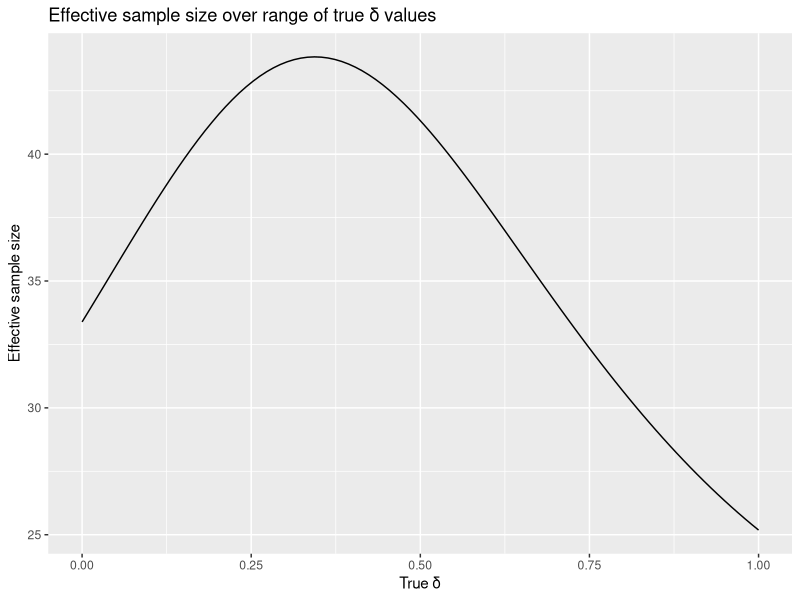

Write R code to recreate this figure.
## ---- chunk 1
knitr::opts_chunk$set(echo = TRUE)

# load required libraries
library(mvtnorm)
## ---- chunk 2
theta <- 0
sigma2 <- 1

z_vec <- c()

for (i in 1:50000) {
  x1 <- rnorm(20)
  x2 <- rnorm(20)

  mean.diff <- mean(x1 - x2)

  z <- mean.diff * sqrt( 20 / (2*sigma2) )
  
  z_vec[i] <-  z
}

mean(z_vec <= 0)
## ---- chunk 3
for (i in 1:50000) {
  x1 <- rnorm(20)
  x2 <- rnorm(20)

  mean.diff <- mean(x1 - x2)

  z <- mean.diff * sqrt( 20 / (2*sigma2) )
  
  z_vec[i] <-  z
}

mean(z_vec >= 2.5)
## ---- chunk 4
theta <- 0.5
sigma2 <- 1

z_vec <- c()

for (i in 1:50000) {
  x1 <- rnorm(20, mean = theta, sd = sqrt(sigma2))
  x2 <- rnorm(20)

  mean.diff <- mean(x1 - x2)

  z <- mean.diff * sqrt( 20 / (2*sigma2) )
  
  z_vec[i] <-  z
}

mean(z_vec <= 0)
## ---- chunk 5
theta <- 0.5
sigma2 <- 1

z_vec <- c()

for (i in 1:50000) {
  x1 <- rnorm(20, mean = theta, sd = sqrt(sigma2))
  x2 <- rnorm(20)

  mean.diff <- mean(x1 - x2)

  z <- mean.diff * sqrt( 20 / (2*sigma2) )
  
  z_vec[i] <-  z
}

mean(z_vec >= 2.5)
## ---- chunk 6
theta <- 0
sigma2 <- 1

z_vec <- c()
z2_vec <- c()
z3_vec <- c()

analysis2_count <- 0
analysis3_count <- 0

for (i in 1:100000) {
  x1 <- rnorm(20)
  x2 <- rnorm(20)

  mean.diff <- mean(x1 - x2)

  z <- mean.diff * sqrt( 20 / (2*sigma2) )
  
  z_vec[i] <-  z
  
  if ( (z > 0) & (z < 2.5) ) {
    
    analysis2_count <- analysis2_count + 1
    
    x3 <- rnorm(20)
    x4 <- rnorm(20)
    
    x1 <- c(x1, x3)
    x2 <- c(x2, x4)
    
    mean.diff <- mean(x1 - x2)
    
    z2 <- mean.diff * sqrt( 40 / (2*sigma2) )
    
    z2_vec[analysis2_count] <- z2
    
    if ( (z2 > 0.75) & (z2 < 2) ) {
      
      analysis3_count <- analysis3_count + 1
      
      x5 <- rnorm(20)
      x6 <- rnorm(20)
    
      x1 <- c(x1, x3, x5)
      x2 <- c(x2, x4, x6)
    
      mean.diff <- mean(x1 - x2)
    
      z3 <- mean.diff * sqrt( 60 / (2*sigma2) )
    
      z3_vec[analysis3_count] <- z3
      
    }
    
  }
  
}
## ---- chunk 7
mean(z_vec <= 0)

mean(z_vec > 0 & z_vec < 2.5) * mean(z2_vec <= 0.75) 

mean(z_vec > 0 & z_vec < 2.5) * mean(z2_vec > 0.75 & z2_vec < 2) * mean(z3_vec < 1.5)
## ---- chunk 8
mean(z_vec > 2.5)

mean(z_vec > 0 & z_vec < 2.5) * mean(z2_vec > 2) 

mean(z_vec > 0 & z_vec < 2.5) * mean(z2_vec > 0.75 & z2_vec < 2) * mean(z3_vec > 1.5)
## ---- chunk 9
theta <- 0.5
sigma2 <- 1

z_vec <- c()
z2_vec <- c()
z3_vec <- c()

analysis2_count <- 0
analysis3_count <- 0

for (i in 1:100000) {
  x1 <- rnorm(20, mean = theta)
  x2 <- rnorm(20)

  mean.diff <- mean(x1 - x2)

  z <- mean.diff * sqrt( 20 / (2*sigma2) )
  
  z_vec[i] <-  z
  
  if ( (z > 0) & (z < 2.5) ) {
    
    analysis2_count <- analysis2_count + 1
    
    x3 <- rnorm(20, mean = theta)
    x4 <- rnorm(20)
    
    x1 <- c(x1, x3)
    x2 <- c(x2, x4)
    
    mean.diff <- mean(x1 - x2)
    
    z2 <- mean.diff * sqrt( 40 / (2*sigma2) )
    
    z2_vec[analysis2_count] <- z2
    
    if ( (z2 > 0.75) & (z2 < 2) ) {
      
      analysis3_count <- analysis3_count + 1
      
      x5 <- rnorm(20, mean = theta)
      x6 <- rnorm(20)
    
      x1 <- c(x1, x3, x5)
      x2 <- c(x2, x4, x6)
    
      mean.diff <- mean(x1 - x2)
    
      z3 <- mean.diff * sqrt( 60 / (2*sigma2) )
    
      z3_vec[analysis3_count] <- z3
      
    }
    
  }
  
}
## ---- chunk 10
mean(z_vec <= 0)

mean(z_vec > 0 & z_vec < 2.5) * mean(z2_vec <= 0.75) 

mean(z_vec > 0 & z_vec < 2.5) * mean(z2_vec > 0.75 & z2_vec < 2) * mean(z3_vec <= 1.5)
## ---- chunk 11
mean(z_vec > 2.5)

mean(z_vec > 0 & z_vec < 2.5) * mean(z2_vec >= 2) 

mean(z_vec > 0 & z_vec < 2.5) * mean(z2_vec > 0.75 & z2_vec < 2) * mean(z3_vec >= 1.5)
## ---- chunk 12
gsd_simulations <- function(n_analyses = 3, 
                            upper_bounds = c(2.5, 2, 1.5),
                            lower_bounds = c(0, 0.75, 1.5),
                            n_patients = c(20, 40, 60),
                            null_hypothesis = 0,
                            alt_hypothesis = 0.5,
                            variance = 1) {
  
  # sanity checks
  if(length(upper_bounds) != n_analyses) print("Warning: number of upper bounds must equal number of analyses")
  if(length(lower_bounds) != n_analyses) print("Warning: number of lower bounds must equal number of analyses")
  if(length(n_patients) != n_analyses) print("Warning: number of patients vector must equal number of analyses")
  
  if(length(upper_bounds) != length(lower_bounds)) {
    print("Warning: number of upper bounds must equal number of analyses")
  }
  
  # assign values for null and alt hypotheses
  theta_0 <- null_hypothesis
  delta <- alt_hypothesis
  
  # empty mean vectors to fill
  mean_0 <- c()
  mean_1 <- c()
  
  # need to parse the upper and lower boundaries of the design
  # for futility and efficacy, must put the bounds of integration correctly 
  # for pmvnorm
  futility_l_bounds <- list()
  futility_u_bounds <- list()
  efficacy_l_bounds <- list()
  efficacy_u_bounds <- list()

  n_analyses <- length(upper_bounds)

  for (i in 1:n_analyses) {
    
    # special case of i = 1
    if (i == 1) {
      futility_l_bounds[[i]] <- lower_bounds[i]
      futility_u_bounds[[i]] <- upper_bounds[i]
      efficacy_l_bounds[[i]] <- lower_bounds[i]
      efficacy_u_bounds[[i]] <- upper_bounds[i]
      next
    }
    
    # all other cases
    futility_l_bounds[[i]] <- c(lower_bounds[1:i-1], -Inf)
    futility_u_bounds[[i]] <- c(upper_bounds[1:i-1], lower_bounds[i])
    
    efficacy_l_bounds[[i]] <- c(lower_bounds[1:i-1], upper_bounds[i])
    efficacy_u_bounds[[i]] <- c(upper_bounds[1:i-1], Inf)
  }
  
  # list of probabilities to return
  probs_to_return <- list()
  
  # list of SIGMAs
  SIGMA_list <- list()
    
  for (i in 1:n_analyses) {
    if (i == 1) next
    
    # start with diagonal matrix for SIGMA
    SIGMA <- diag(nrow = i)
    
    # n = 2, need to fill all but 11, 22
    # n = 3, need to fill all but 11, 22, 33
    # n = 4, need to fill all but 11, 22, 33, 44
    # etc. 
    for(i in 1:i) {
      for(j  in 1:i) {
        
        # leave the 1s on the diagonal, skip this iteration of for loop
        if(i == j) next
        
        # when i is less than j, the lower number of patients will be in numerator
        if(i < j) SIGMA[i,j] <- sqrt(n_patients[i] / n_patients[j])
        
        # when i is greater than j, the lower number of patients will be in numerator
        if(i > j) SIGMA[i,j] <- sqrt(n_patients[j] / n_patients[i])
        
      }
    }
    
    SIGMA_list[[i]] <- SIGMA
  }
  
  
  for (i in 1:n_analyses) {
    
    ##############
    # ANALYSIS 1 #
    ##############
    if(i == 1) {
      # mean under null
      mean_0[i] <- theta_0 * sqrt(n_patients[i]/(2*variance))
      
      # mean under alternative
      mean_1[i] <- delta * sqrt(n_patients[i]/(2*variance))
      
      # prob stop for futility, null
      futility_null <- pnorm(futility_l_bounds[[i]], 
                             mean = mean_0, 
                             sd = sqrt(variance))
      
      # prob stop for efficacy, null
      efficacy_null <- pnorm(efficacy_u_bounds[[i]], 
                             mean = mean_0, 
                             sd = sqrt(variance), 
                             lower.tail = FALSE)
  
      # prob stop for futility, alt
      futility_alt <- pnorm(futility_l_bounds[[i]], 
                            mean = mean_1, 
                            sd = sqrt(variance))
      
      # prob stop for efficacy
      efficacy_alt <- pnorm(efficacy_u_bounds[[i]], 
                            mean = mean_1, 
                            sd = sqrt(variance), 
                            lower.tail = FALSE)
      
      probs_to_return[[i]] <- c(futility_null, efficacy_null, futility_alt, efficacy_alt)
      names(probs_to_return[[i]]) <- c("futility_null", "efficacy_null", "futility_alt", "efficacy_alt")
      
      next
    }
    
    ######################
    # ALL OTHER ANALYSES #
    ######################
    
    # next mean under null
    mean_0[i] <- theta_0 * sqrt(n_patients[i] / (2 * variance))
    
    # next mean under alternative
    mean_1[i] <- delta * sqrt(n_patients[i]/ (2*variance))
    
    # bounds for these will be same
    # futility under null
    futility_null <- pmvnorm(lower = futility_l_bounds[[i]], 
                             upper = futility_u_bounds[[i]], 
                             mean = mean_0, corr = SIGMA_list[[i]])
    # futility under alt
    futility_alt <- pmvnorm(lower = futility_l_bounds[[i]], 
                            upper = futility_u_bounds[[i]], 
                            mean = mean_1, corr = SIGMA_list[[i]])
    
    # bounds for these will be same
    # futility under null
    efficacy_null <- pmvnorm(lower = efficacy_l_bounds[[i]], 
                             upper = efficacy_u_bounds[[i]],
                             mean = mean_0, corr = SIGMA_list[[i]])
    # futility under alt
    efficacy_alt <- pmvnorm(lower = efficacy_l_bounds[[i]], 
                            upper = efficacy_u_bounds[[i]], 
                            mean = mean_1, corr = SIGMA_list[[i]])
    
    probs_to_return[[i]] <- c(futility_null, efficacy_null, futility_alt, efficacy_alt)
    names(probs_to_return[[i]]) <- c("futility_null", "efficacy_null", "futility_alt", "efficacy_alt")
    
  }
  
  
  # return the probabilities
  probs_to_return
}
## ---- chunk 13
gsd_simulations(n_analyses = 4,
                upper_bounds = c(2.5, 2, 1.8, 1.5),
                lower_bounds = c(0, 0.75, 1, 1.5),
                n_patients = c(20, 40, 60, 80),
                null_hypothesis = 0,
                alt_hypothesis = 0.5,
                variance = 1)
## ---- chunk 14
probs_to_return <- gsd_simulations(alt_hypothesis = 0)
## ---- chunk 15
# example function inputs
n_patients = c(20, 40, 60)
n_analyses = 3

# vector to collect the probabilities
sum_probs <- c()

for (i in 1:n_analyses) {
  
  # pull the probabilities from the list
  tmp_probs <- probs_to_return[[i]]
  
  # gather them into a vector
  sum_probs <- c(sum_probs, sum(tmp_probs[3:4]))
  
}

# calculate the effective sample size
ess <- sum(n_patients * sum_probs)
## ---- chunk 16
gsd_simulations <- function(n_analyses = 3, 
                            upper_bounds = c(2.5, 2, 1.5),
                            lower_bounds = c(0, 0.75, 1.5),
                            n_patients = c(20, 40, 60),
                            null_hypothesis = 0,
                            alt_hypothesis = 0.5,
                            variance = 1) {
  
  # sanity checks
  if(length(upper_bounds) != n_analyses) print("Warning: number of upper bounds must equal number of analyses")
  if(length(lower_bounds) != n_analyses) print("Warning: number of lower bounds must equal number of analyses")
  if(length(n_patients) != n_analyses) print("Warning: number of patients vector must equal number of analyses")
  
  if(length(upper_bounds) != length(lower_bounds)) {
    print("Warning: number of upper bounds must equal number of analyses")
  }
  
  # assign values for null and alt hypotheses
  theta_0 <- null_hypothesis
  delta <- alt_hypothesis
  
  # empty mean vectors to fill
  mean_0 <- c()
  mean_1 <- c()
  
  # need to parse the upper and lower boundaries of the design
  # for futility and efficacy, must put the bounds of integration correctly 
  # for pmvnorm
  futility_l_bounds <- list()
  futility_u_bounds <- list()
  efficacy_l_bounds <- list()
  efficacy_u_bounds <- list()

  n_analyses <- length(upper_bounds)

  for (i in 1:n_analyses) {
    
    # special case of i = 1
    if (i == 1) {
      futility_l_bounds[[i]] <- lower_bounds[i]
      futility_u_bounds[[i]] <- upper_bounds[i]
      efficacy_l_bounds[[i]] <- lower_bounds[i]
      efficacy_u_bounds[[i]] <- upper_bounds[i]
      next
    }
    
    # all other cases
    futility_l_bounds[[i]] <- c(lower_bounds[1:i-1], -Inf)
    futility_u_bounds[[i]] <- c(upper_bounds[1:i-1], lower_bounds[i])
    
    efficacy_l_bounds[[i]] <- c(lower_bounds[1:i-1], upper_bounds[i])
    efficacy_u_bounds[[i]] <- c(upper_bounds[1:i-1], Inf)
  }
  
  # list of probabilities to return
  probs_to_return <- list()
  
  # list of SIGMAs
  SIGMA_list <- list()
    
  for (i in 1:n_analyses) {
    if (i == 1) next
    
    # start with diagonal matrix for SIGMA
    SIGMA <- diag(nrow = i)
    
    # n = 2, need to fill all but 11, 22
    # n = 3, need to fill all but 11, 22, 33
    # n = 4, need to fill all but 11, 22, 33, 44
    # etc. 
    for(i in 1:i) {
      for(j  in 1:i) {
        
        # leave the 1s on the diagonal, skip this iteration of for loop
        if(i == j) next
        
        # when i is less than j, the lower number of patients will be in numerator
        if(i < j) SIGMA[i,j] <- sqrt(n_patients[i] / n_patients[j])
        
        # when i is greater than j, the lower number of patients will be in numerator
        if(i > j) SIGMA[i,j] <- sqrt(n_patients[j] / n_patients[i])
        
      }
    }
    
    SIGMA_list[[i]] <- SIGMA
  }
  
  
  for (i in 1:n_analyses) {
    
    ##############
    # ANALYSIS 1 #
    ##############
    if(i == 1) {
      # mean under null
      mean_0[i] <- theta_0 * sqrt(n_patients[i]/(2*variance))
      
      # mean under alternative
      mean_1[i] <- delta * sqrt(n_patients[i]/(2*variance))
      
      # prob stop for futility, null
      futility_null <- pnorm(futility_l_bounds[[i]], 
                             mean = mean_0, 
                             sd = sqrt(variance))
      
      # prob stop for efficacy, null
      efficacy_null <- pnorm(efficacy_u_bounds[[i]], 
                             mean = mean_0, 
                             sd = sqrt(variance), 
                             lower.tail = FALSE)
  
      # prob stop for futility, alt
      futility_alt <- pnorm(futility_l_bounds[[i]], 
                            mean = mean_1, 
                            sd = sqrt(variance))
      
      # prob stop for efficacy
      efficacy_alt <- pnorm(efficacy_u_bounds[[i]], 
                            mean = mean_1, 
                            sd = sqrt(variance), 
                            lower.tail = FALSE)
      
      probs_to_return[[i]] <- c(futility_null, efficacy_null, futility_alt, efficacy_alt)
      names(probs_to_return[[i]]) <- c("futility_null", "efficacy_null", "futility_alt", "efficacy_alt")
      
      next
    }
    
    ######################
    # ALL OTHER ANALYSES #
    ######################
    
    # next mean under null
    mean_0[i] <- theta_0 * sqrt(n_patients[i] / (2 * variance))
    
    # next mean under alternative
    mean_1[i] <- delta * sqrt(n_patients[i]/ (2*variance))
    
    # bounds for these will be same
    # futility under null
    futility_null <- pmvnorm(lower = futility_l_bounds[[i]], 
                             upper = futility_u_bounds[[i]], 
                             mean = mean_0, corr = SIGMA_list[[i]])
    # futility under alt
    futility_alt <- pmvnorm(lower = futility_l_bounds[[i]], 
                            upper = futility_u_bounds[[i]], 
                            mean = mean_1, corr = SIGMA_list[[i]])
    
    # bounds for these will be same
    # futility under null
    efficacy_null <- pmvnorm(lower = efficacy_l_bounds[[i]], 
                             upper = efficacy_u_bounds[[i]],
                             mean = mean_0, corr = SIGMA_list[[i]])
    # futility under alt
    efficacy_alt <- pmvnorm(lower = efficacy_l_bounds[[i]], 
                            upper = efficacy_u_bounds[[i]], 
                            mean = mean_1, corr = SIGMA_list[[i]])
    
    probs_to_return[[i]] <- c(futility_null, efficacy_null, futility_alt, efficacy_alt)
    names(probs_to_return[[i]]) <- c("futility_null", "efficacy_null", "futility_alt", "efficacy_alt")
    
  }
    
  # vector to collect the sum of futility and efficacy probabilities
  sum_probs <- c()
  
  for (i in 1:n_analyses) {
    
    # pull the probabilities from the list
    tmp_probs <- probs_to_return[[i]]
    
    # gather them into a vector
    # 3:4 because we want to calculate under the alternative
    sum_probs <- c(sum_probs, sum(tmp_probs[3:4]))
    
  }
  
  # calculate the effective sample size
  ess <- sum(n_patients * sum_probs)
  
  # add the effective sample size to the list
  return_values <- append(probs_to_return, ess)
  
  # name the list
  names_for_list <- as.vector(sapply("analysis_", paste0, 1:n_analyses))
  names_for_list <- c(names_for_list, "effective_sample_size")
  names(return_values) <- names_for_list
  
  # return probabilities and ESS
  return_values
}
## ---- chunk 17
gsd_simulations(alt_hypothesis = 0)
## ---- chunk 18
ess_vector <- c()
delta_vector <- seq(from = 0, to = 1, length.out = 100)

for (i in 1:100) {
  ess_vector[i] <- gsd_simulations(alt_hypothesis = delta_vector[i])$effective_sample_size
}
## ---- chunk 19
library(ggplot2)

ggplot() + 
  geom_line(mapping = aes(x = delta_vector, y = ess_vector)) +
  labs(x = "True \u03B4", y = "Effective sample size", 
       title = "Effective sample size over range of true \u03B4 values")
